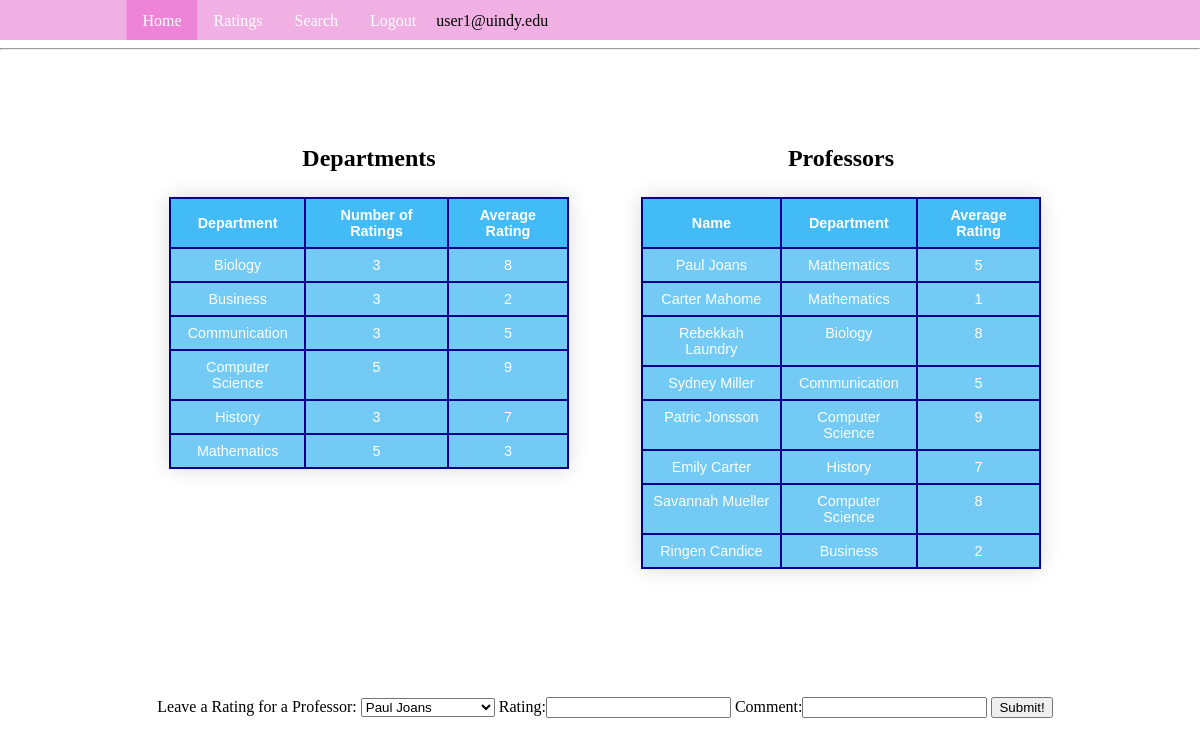
Screenshot of /Rating.php (signed in) with the database file from the repository.
### tables this page shows
CREATE TABLE department (
	department VARCHAR(100) PRIMARY KEY UNIQUE,
	nofRating INTEGER,
	avgD INTEGER
);

CREATE TABLE professor (
	pId INTEGER PRIMARY KEY AUTO_INCREMENT,
	name VARCHAR(100),
	department VARCHAR(100),
	avgP INTEGER,
	FOREIGN KEY (department) REFERENCES department(department)
		ON DELETE CASCADE
		ON UPDATE SET NULL
);

### Rating.php (the view, shortened to what this page needs)
<?php
	include('db.php');
?>
<html>
<head>
	<link href="rateStyle.css" rel="stylesheet" type="text/css"/>
</head>
<body>
<?php include("menu.php"); ?>
<hr>
<center>
<?php
	$sql = "SELECT * FROM department;";
	$statement = $pdo->prepare($sql);
	try{
		$ret = $statement->execute();
	}catch(Exception $e){
		echo "Error:", $e;
	}
	echo '<div style="display: flex; position: absolute; top: 50%; left: 50%; transform: translate(-50%, -50%);">';
	echo '<div style="border-radius: 20px; margin-left: 10px; height: 550px; border: 1px solid #fff; width: 460px; transition: .3s all ease;">';
	echo '<h2 style="color: black;">Departments</h2>';
	echo "<center><table class=\"styled-table\" style=\"width: 400px\" border=\"1\">\n";
		echo '<tr>';
		echo '<th>Department</th>';
		echo '<th>Number of Ratings</th>';
		echo '<th>Average Rating</th>';
		echo '</tr>';
	while($row = $statement->fetch(PDO::FETCH_ASSOC)){
		echo '<tr>';
		echo '<td>',$row['department'],"</td>\n";
		echo '<td>',$row['nofRating'],"</td>\n";
		echo '<td>',$row['avgD'],"</td>\n";
		echo '</tr>';
	}
	echo '</table></center></div>';
?>
<?php
	$sql = "SELECT * FROM professor;";
	$statement = $pdo->prepare($sql);
	try{
		$ret = $statement->execute();
	}catch(Exception $e){
		echo "Error:", $e;
	}
	echo '<div style="border-radius: 20px; margin-left: 10px; height: 550px; border: 1px solid #fff; width: 460px; transition: .3s all ease;">';
	echo '<h2 style="color: black;">Professors</h2>';
	echo "<center><table class=\"styled-table\" style=\"width: 400px\" border=\"1\">\n";
		echo '<tr>';
		echo '<th>Name</th>';
		echo '<th>Department</th>';
		echo '<th>Average Rating</th>';
		echo '</tr>';
	while($row = $statement->fetch(PDO::FETCH_ASSOC)){
		echo '<tr>';
		echo '<td>',$row['name'],"</td>\n";
		echo '<td>',$row['department'],"</td>\n";
		echo '<td>',$row['avgP'],"</td>\n";
		echo '</tr>';
	}
	echo '</table></center></div>';
?>
<?php
	$sql = "SELECT * FROM professor;";
	$statement = $pdo->prepare($sql);
	try{
		$ret = $statement->execute();
	}catch(Exception $e){
		echo "Error:", $e;
	}
	$results = $statement->fetchAll();
	echo '<div style="display: flex; position: absolute; top: 92%; left: 50%; transform: translate(-50%, -50%);">';
	echo '<div style="border-radius: 20px; margin-left: 10px; height: 50px; width: 1000px; transition: .3s all ease;">';
	if (count($results) != 0){
		echo '<br><br><br><br><br><form method="GET">
			<label>Leave a Rating for a Professor:</label>
			<select name="pId">';
			foreach($results as $row){
				echo '<option value="' . $row['pId']. '">' . $row['name'] . "</option>\n";
			}
	echo '	</select>
		<label>Rating:</label><input type="text" name = rate>
		<label>Comment:</label><input type="text" name = comment>
		<input type="submit" value="Submit!">
	</form></div></div>';
	}
?>
</center>
</body>
</html>

### rateStyle.css (style rules this page uses)
body { background-image: url('https://coolbackgrounds.io/images/backgrounds/index/sea-edge-79ab30e2.png'); -webkit-background-size: cover; -moz-background-size: cover; -o-background-size: cover; background-size: cover; margin: 0px; padding: 0px; }
tr { background-color: #72CAF5; color: white; }
th { background-color: #43BBF6; color: white; column-width: auto; }
td { text-align: center; vertical-align: top; }
table { margin-left: auto; margin-right: auto; }
table,th,td { border: 2px solid darkblue; padding: 8px; }
.styled-table { border-collapse: collapse; margin: 25px 0; font-size: 0.9em; font-family: sans-serif; min-width: 400px; box-shadow: 0 0 20px rgba(0, 0, 0, 0.15); }

### rows the page displays
department: department "Biology", nofRating "3", avgD "8"
department: department "Business", nofRating "3", avgD "2"
department: department "Communication", nofRating "3", avgD "5"
department: department "Computer Science", nofRating "5", avgD "9"
department: department "History", nofRating "3", avgD "7"
department: department "Mathematics", nofRating "5", avgD "3"
professor: name "Paul Joans", department "Mathematics", avgP "5"
professor: name "Carter Mahome", department "Mathematics", avgP "1"
professor: name "Rebekkah Laundry", department "Biology", avgP "8"
professor: name "Sydney Miller", department "Communication", avgP "5"
professor: name "Patric Jonsson", department "Computer Science", avgP "9"
professor: name "Emily Carter", department "History", avgP "7"
professor: name "Savannah Mueller", department "Computer Science", avgP "8"
professor: name "Ringen Candice", department "Business", avgP "2"

### other values shown
$_SESSION['email'] "user1@uindy.edu"
form field pId "Paul Joans"
